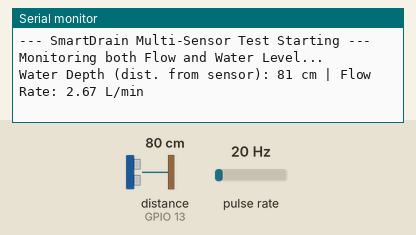
The sketch below on a simulated ESP32. Parts: the last lines printed to the serial monitor. Wiring (inferred from the names in the program): pulse sensor: data GPIO 27. The inputs (shaded band) are chosen by the test bench; at power-on: distance to the obstacle (sensor on GPIO 13) 80 cm, pulse rate 20 Hz. The echo pulse lasts 58.3 µs per cm.

Above: at 3.2 s.
3.3 s: distance to the obstacle (sensor on GPIO 13) set to 2 cm
At 4.6 s:
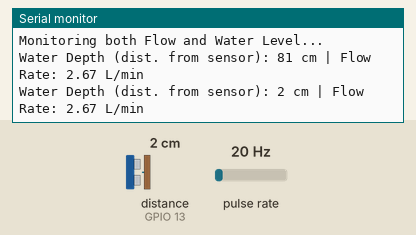
4.8 s: pulse rate (sensor on GPIO 27) set to 4 Hz
At 5.8 s:
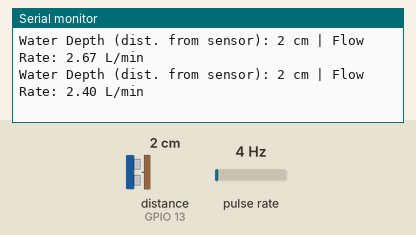
6.3 s: distance to the obstacle (sensor on GPIO 13) set to 4 cm
At 7.5 s:
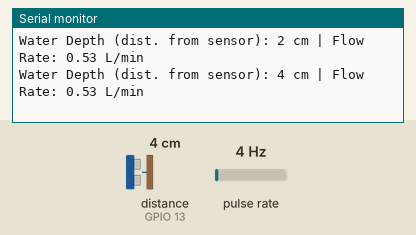
7.8 s: pulse rate (sensor on GPIO 27) set to 50 Hz
At 8.3 s:
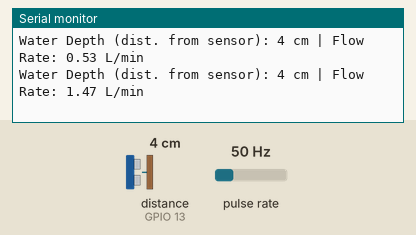
Timing chart, 0 to 10.3 s (numbered marks = the images above; inputs shaded):
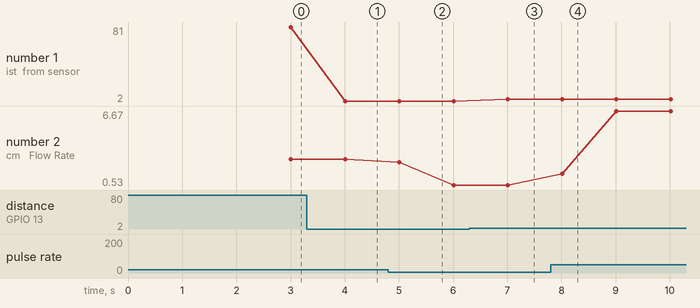

Measured:
- after the input at 3.3 s, the serial monitor: prints a new line after 0.71 s (image 1)
- after the input at 4.8 s, the serial monitor: prints a new line after 0.21 s (image 2)
- after the input at 6.3 s, the serial monitor: prints a new line after 0.71 s (image 3)
- after the input at 7.8 s, the serial monitor: prints a new line after 0.21 s (image 4)
- plotted number 1: 81 → 2 after the input at 3.3 s, 2 → 4 after the input at 6.3 s
- plotted number 2: 2.67 → 0.53 after the input at 4.8 s, 0.53 → 6.67 after the input at 7.8 s

The sketch:

Sensors_test_2.ino
```cpp
/*
 * SmartDrain Full Hardware Test:
 * 1. YF-S201 Flow Sensor on GPIO 27 (via divider)
 * 2. JSN-SR04T Waterproof Ultrasonic Sensor on GPIO 12/13
 */

#include <NewPing.h> // Library for easier, non-blocking ultrasonic reading

// --- PIN DEFINITIONS ---
#define FLOW_SENSOR_PIN  27 // Connected to Point A (Divider safe output)
#define TRIGGER_PIN      12 // JSN-SR04T 'Trig' pin
#define ECHO_PIN         13 // JSN-SR04T 'Echo' pin
#define MAX_DISTANCE_CM  400 // Maximum sensor range (4 meters)

// --- SENSOR OBJECTS ---
// Initialize the NewPing library for the JSN-SR04T
NewPing sonar(TRIGGER_PIN, ECHO_PIN, MAX_DISTANCE_CM);

// --- GLOBAL VARIABLES ---
// Flow Sensor variables (Volatile is CRITICAL for interrupts)
volatile uint32_t flowPulseCount = 0;
float currentFlowRateLPM = 0.0;

// System timing variables
unsigned long oldTime = 0;
unsigned long samplingIntervalMs = 1000; // Read sensors every 1 second

// --- INTERRUPT SERVICE ROUTINE (ISR) ---
// This function runs INSTANTLY every time the flow sensor sends a pulse
void IRAM_ATTR pulseCounter() {
  flowPulseCount++;
}

void setup() {
  Serial.begin(115200);
  delay(2000); // Give user time to open Serial Monitor
  Serial.println("\n\n--- SmartDrain Multi-Sensor Test Starting ---");
  Serial.println("Monitoring both Flow and Water Level...\n");

  // 1. CONFIGURE FLOW SENSOR
  // Use INPUT_PULLUP to stabilize the signal, even with the voltage divider
  pinMode(FLOW_SENSOR_PIN, INPUT_PULLUP);
  // Attach interrupt on the FALLING edge (when signal drops from high to low)
  attachInterrupt(digitalPinToInterrupt(FLOW_SENSOR_PIN), pulseCounter, FALLING);

  // 2. ULTRASONIC SENSOR (Handled by NewPing library, no setup needed)

  oldTime = millis();
}

void loop() {
  // Execute sensor readings once every interval (1 second)
  if ((millis() - oldTime) >= samplingIntervalMs) {

    // A. CALCULATE FLOW RATE
    // -------------------------------------------------------------
    // Atomic Copy: Stop interrupts, copy counter, reset, then restart.
    // This is crucial to prevent the counter changing mid-read.
    noInterrupts();
    uint32_t copiedPulses = flowPulseCount;
    flowPulseCount = 0;
    interrupts();

    // Calibration formula for YF-S201 (pulses/7.5 = LPM)
    currentFlowRateLPM = (float)copiedPulses / 7.5;

    // B. READ ULTRASONIC WATER LEVEL
    // -------------------------------------------------------------
    // sonar.ping_cm() returns the distance in centimeters.
    // It is a blocking call (pauses loop briefly), but is robust.
    int currentDistanceCm = sonar.ping_cm();

    // Handle "Out of Range" readings (0 usually means too far or too close)
    if (currentDistanceCm == 0) {
      Serial.print("Ultrasonic: Out of Range | ");
    } else {
      Serial.print("Water Depth (dist. from sensor): ");
      Serial.print(currentDistanceCm);
      Serial.print(" cm | ");
    }

    // C. PRINT RESULTS
    // -------------------------------------------------------------
    Serial.print("Flow Rate: ");
    Serial.print(currentFlowRateLPM, 2);
    Serial.println(" L/min");

    // Reset loop timer
    oldTime = millis();
  }

  // (The rest of your AI logic, XGBoost data logging, etc. would go here)
}
```
